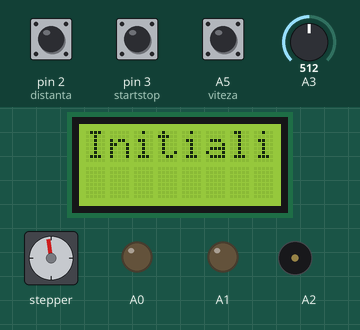
Recording of a sketch running on a simulated Arduino Uno, built with avr-gcc and run on an emulated ATmega328P. On the bench: 8×2 character LCD, stepper motor, output pins drawn as LEDs (lit = HIGH), buzzer (waves = sounding). Inputs (shaded band) come from the test bench; at power-on: A3 = 512, pin 3 (startstop) HIGH, pin 2 (distanta) HIGH, A5 (viteza) HIGH. Stepper angles assume 4096 steps per turn.

Above: at 0.8 s.
0.9 s: A3 set to 0
At 3.7 s:
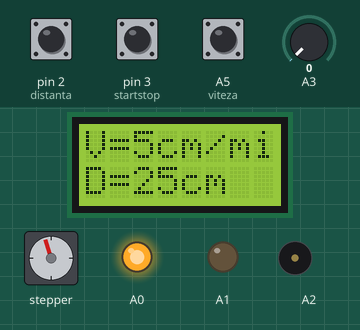
3.9 s: pin 3 (startstop) pulsed LOW 2 times (0.12 s each, 0.3 s apart)
At 5.9 s:
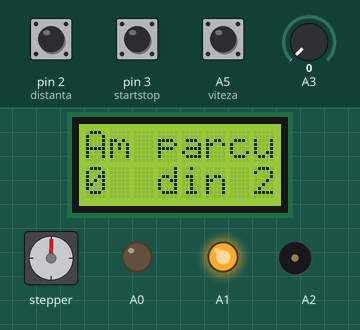
7.5 s: pin 3 (startstop) pulsed LOW 5 times (0.12 s each, 0.3 s apart)
At 12.7 s:
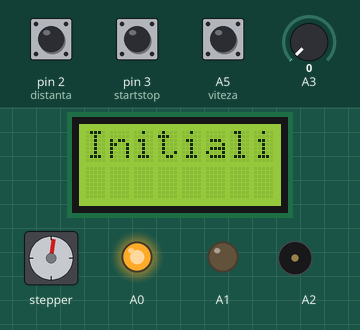
Timing chart, 0 to 14.2 s (numbered marks = the images above; inputs shaded):
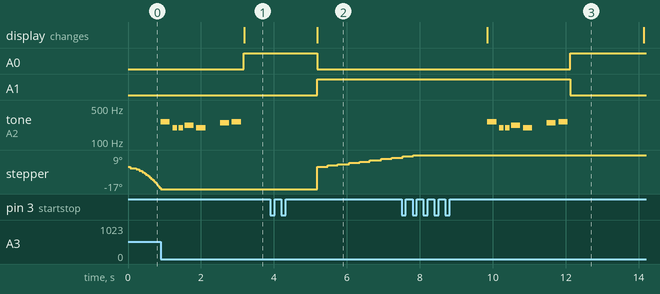

The sketch:

UV-unit.ino
```cpp
#include <AccelStepper.h>
#include "OneButton.h"
#include <LiquidCrystal.h>
#include <TimerOne.h>


 #include "pitches.h"

// notes in the melody:
int melody[] = {
  NOTE_C4, NOTE_G3,NOTE_G3, NOTE_A3, NOTE_G3,0, NOTE_B3, NOTE_C4};

// note durations: 4 = quarter note, 8 = eighth note, etc.:
int noteDurations[] = {
  4, 8, 8, 4,4,4,4,4 };

#define PIN_SENZOR 0
#define ZGOMOT 5

#define FULLSTEP 4
#define HALFSTEP 8

#define motorPin5  8     // Blue   - 28BYJ48 pin 1
#define motorPin6  10     // Pink   - 28BYJ48 pin 2
#define motorPin7  9    // Yellow - 28BYJ48 pin 3
#define motorPin8  11    // Orange - 28BYJ48 pin 4
                        // Red    - 28BYJ48 pin 5 (VCC)

OneButton viteza(A5,false); //setare viteza
OneButton distanta(2,false); //setare distanta
OneButton startstop(3,false); //start stop


AccelStepper stepper2(HALFSTEP, motorPin5, motorPin7, motorPin6, motorPin8);

LiquidCrystal lcd(12, 13, 4,5,6,7);//definire pini LCD

int senzor;
int apas_b1=0;
int D=25;//se stabileste distanta de rulare
int distanta_limita=28;

int apas_b2=0;
int V=5;//se stabileste distanta de rulare
int viteza_limita=5;

byte stare;

void initializare()
{
lcd.clear();
lcd.print("Initializare!");
//codul de revenire a ledurilor in punctul de plecare
stepper2.setMaxSpeed(1150);
stepper2.setAcceleration(500.0);
stepper2.moveTo(-200000);
senzor = analogRead(A3);
while (senzor>0){
senzor = analogRead(A3);
stepper2.run();
}
stepper2.setCurrentPosition(0);
stepper2.stop();
beep();
digitalWrite(A1, LOW);
digitalWrite(A0, HIGH);


}

//aceasta functie e necesara pentru a tipari corect pe LCD 16x1
void print_lcd(){
lcd.clear();
lcd.setCursor(0,0);
String mesaj="V=";
String mesaj1=mesaj+V;
String mesaj2=mesaj1+"cm/min";
lcd.print(mesaj2);
lcd.setCursor(0,1);
mesaj="D=";
mesaj1=mesaj+D;
mesaj2=mesaj1+"cm";
lcd.print(mesaj2);
}

void setVit()
{
if (stare!=1){
apas_b2++;
V=apas_b2;
print_lcd();
if (V==viteza_limita){
apas_b2=0;
}
}
}

void setDist()
{
if (stare!=1){
apas_b1++;
if (apas_b1==6)
{
  D=28;
}
else
{
D=apas_b1*5;}
print_lcd();
if (D==distanta_limita){
apas_b1=0;
}
}
}

void start()
{
stare++;
}


void setup() {
lcd.begin(8, 2);

pinMode(A0, OUTPUT);
digitalWrite(A0, LOW);

pinMode(A1, OUTPUT);
digitalWrite(A1, LOW);

pinMode(A2, OUTPUT);

viteza.attachClick(setVit);
distanta.attachClick(setDist);
startstop.attachClick(start);

Timer1.initialize(200);
Timer1.attachInterrupt(butoane); // verifica butoanele la 0.15 seconds

stepper2.setMaxSpeed(1150);
initializare();
print_lcd();
delay (2000);
}

void butoane()
{
 viteza.tick();
 distanta.tick();
 startstop.tick();
}


void loop() {
  if (stare==1){
  lcd.clear();
  lcd.print("Am parcurs:");
  lcd.setCursor(2,1);
  String mesaj=" din ";
  String mesaj1=mesaj+D;
  String mesaj2=mesaj1+" cm";
  lcd.print(mesaj2);
  vit_const();
  stare=0;
}
else if (stare==2)
{
 stare=0;
}

}

void vit_const()
{
   int tmp;
   digitalWrite(A0, LOW);
   digitalWrite(A1, HIGH);
   stepper2.moveTo(D*475);
   stepper2.setSpeed(V*7.88);
   while ((stepper2.distanceToGo() != 0)&&(stare!=2)){
   tmp=D-(stepper2.distanceToGo()/475)-1;
   lcd.setCursor(0,1);
   if (tmp>=0)
   lcd.print(tmp);
   stepper2.runSpeedToPosition();
   }
   if (stare!=2){
   lcd.clear();
   lcd.print("Termin expunerea");
   lcd.setCursor(0,1);
   lcd.print("in: ");
   stepper2.move(1425);//1425 reprezinta cei 3 cm(dimensiunea ledurilor)
   stepper2.setSpeed(V*7.88);
   while ((stepper2.distanceToGo() != 0)&&(stare!=2)){
   lcd.setCursor(3,1);
   lcd.print(stepper2.distanceToGo()/475+1);
   stepper2.runSpeedToPosition();
   }
   }

   stepper2.stop();
   delay (2000);
   initializare();
   delay (2000);
   print_lcd();
}

void beep(){
  // iterate over the notes of the melody:
  for (int thisNote = 0; thisNote < 8; thisNote++) {

    // to calculate the note duration, take one second
    // divided by the note type.
    //e.g. quarter note = 1000 / 4, eighth note = 1000/8, etc.
    int noteDuration = 1000/noteDurations[thisNote];
    tone(A2, melody[thisNote],noteDuration);

    // to distinguish the notes, set a minimum time between them.
    // the note's duration + 30% seems to work well:
    int pauseBetweenNotes = noteDuration * 1.30;
    delay(pauseBetweenNotes);
    // stop the tone playing:
    noTone(A2);
  }
}
```

pitches.h
```cpp
/*************************************************
 * Public Constants
 *************************************************/

#define NOTE_B0  31
#define NOTE_C1  33
#define NOTE_CS1 35
#define NOTE_D1  37
#define NOTE_DS1 39
#define NOTE_E1  41
#define NOTE_F1  44
#define NOTE_FS1 46
#define NOTE_G1  49
#define NOTE_GS1 52
#define NOTE_A1  55
#define NOTE_AS1 58
#define NOTE_B1  62
#define NOTE_C2  65
#define NOTE_CS2 69
#define NOTE_D2  73
#define NOTE_DS2 78
#define NOTE_E2  82
#define NOTE_F2  87
#define NOTE_FS2 93
#define NOTE_G2  98
#define NOTE_GS2 104
#define NOTE_A2  110
#define NOTE_AS2 117
#define NOTE_B2  123
#define NOTE_C3  131
#define NOTE_CS3 139
#define NOTE_D3  147
#define NOTE_DS3 156
#define NOTE_E3  165
#define NOTE_F3  175
#define NOTE_FS3 185
#define NOTE_G3  196
#define NOTE_GS3 208
#define NOTE_A3  220
#define NOTE_AS3 233
#define NOTE_B3  247
#define NOTE_C4  262
#define NOTE_CS4 277
#define NOTE_D4  294
#define NOTE_DS4 311
#define NOTE_E4  330
#define NOTE_F4  349
#define NOTE_FS4 370
#define NOTE_G4  392
#define NOTE_GS4 415
#define NOTE_A4  440
#define NOTE_AS4 466
#define NOTE_B4  494
#define NOTE_C5  523
#define NOTE_CS5 554
#define NOTE_D5  587
#define NOTE_DS5 622
#define NOTE_E5  659
#define NOTE_F5  698
#define NOTE_FS5 740
#define NOTE_G5  784
#define NOTE_GS5 831
#define NOTE_A5  880
#define NOTE_AS5 932
#define NOTE_B5  988
#define NOTE_C6  1047
#define NOTE_CS6 1109
#define NOTE_D6  1175
#define NOTE_DS6 1245
#define NOTE_E6  1319
#define NOTE_F6  1397
#define NOTE_FS6 1480
#define NOTE_G6  1568
#define NOTE_GS6 1661
#define NOTE_A6  1760
#define NOTE_AS6 1865
#define NOTE_B6  1976
#define NOTE_C7  2093
#define NOTE_CS7 2217
#define NOTE_D7  2349
#define NOTE_DS7 2489
#define NOTE_E7  2637
#define NOTE_F7  2794
#define NOTE_FS7 2960
#define NOTE_G7  3136
#define NOTE_GS7 3322
#define NOTE_A7  3520
#define NOTE_AS7 3729
#define NOTE_B7  3951
#define NOTE_C8  4186
#define NOTE_CS8 4435
#define NOTE_D8  4699
#define NOTE_DS8 4978
```

Measured:
- after the input at 0.9 s, A0: LOW → HIGH after 2.3 s; tone on A2: plays 262 Hz for 0.25 s, 196 Hz for 0.13 s, 196 Hz for 0.13 s, 220 Hz for 0.25 s, 196 Hz for 0.25 s, 247 Hz for 0.25 s … (7 notes in this stretch), starting at once; stepper: stops changing and stays -17°; the display: changes after 2.3 s (image 1)
- after the input at 3.9 s, A0: HIGH → LOW after 1.3 s; A1: LOW → HIGH after 1.3 s; stepper: keeps turning clockwise at about 12°/s, starting after 1.3 s; the display: changes after 1.3 s (image 2)
- after the input at 7.5 s, A0: LOW → HIGH after 4.6 s; A1: HIGH → LOW after 4.6 s; tone on A2: plays 262 Hz for 0.25 s, 196 Hz for 0.13 s, 196 Hz for 0.13 s, 220 Hz for 0.25 s, 196 Hz for 0.25 s, 247 Hz for 0.25 s … (7 notes in this stretch), starting after 2.4 s; stepper: goes on until 7.8 s, then stays 9°; the display: changes after 2.4 s (image 3)
